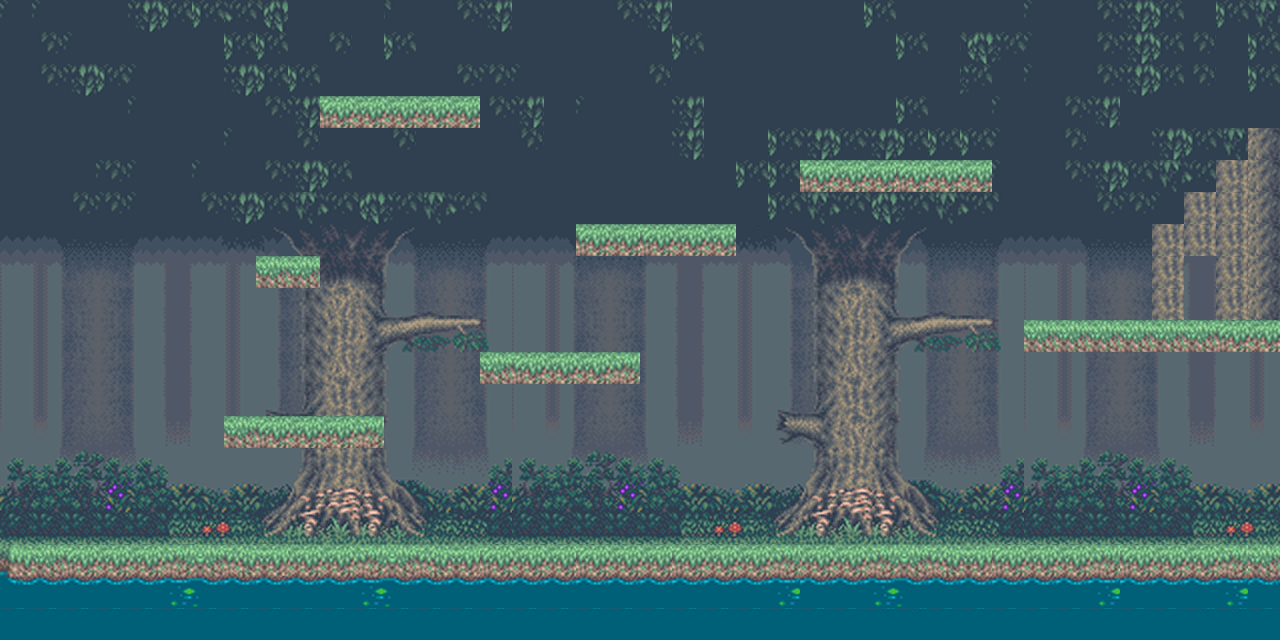

The image is a tile-based game level rendered from a .tmx file. Its description and source (layers, tilesets, objects; grid data summarised) follow:
An orthogonal 40x20 tile map with 32x32 px tiles, 3 tile layers (Tile Layer 1, Tile Layer 2, Tile Layer 3) and 12 objects.

<map version="1.0" orientation="orthogonal" width="40" height="20" tilewidth="32" tileheight="32">
 <tileset firstgid="1" name="111" tilewidth="32" tileheight="32">
  <image source="tmx/111.png" width="512" height="446" />
 </tileset>
 <layer name="Tile Layer 1" width="40" height="20">
  <data>[800 cells, 520 non-empty, 208 distinct tile ids]</data>
 </layer>
 <layer name="Tile Layer 2" width="40" height="20">
  <data>[800 cells, 364 non-empty, 36 distinct tile ids]</data>
 </layer>
 <layer name="Tile Layer 3" width="40" height="20">
  <data>[800 cells, 16 non-empty, 2 distinct tile ids]</data>
 </layer>
 <objectgroup name="Object Layer 1" width="40" height="20">
  <properties>
   <property name="wall" value="true" />
  </properties>
  <object x="-7" y="547" width="1292" height="19" />
  <object x="224" y="424" width="157" height="17" />
  <object x="480" y="361" width="161" height="17" />
  <object x="255" y="264" width="64" height="20" />
  <object x="320" y="101" width="159" height="20" />
  <object x="573" y="229" width="160" height="21" />
  <object x="800" y="167" width="192" height="19" />
  <object x="1024" y="327" width="256" height="20" />
  <object x="-13" y="-20" width="1307" height="37" />
  <object x="-21" y="-23" width="28" height="607" />
  <object x="1272" y="-33" width="25" height="633" />
 </objectgroup>
 <objectgroup name="Object Layer 2" width="40" height="20">
  <properties>
   <property name="exit" value="true" />
  </properties>
  <object x="1181" y="253" width="33" height="69" />
 </objectgroup>
</map>
